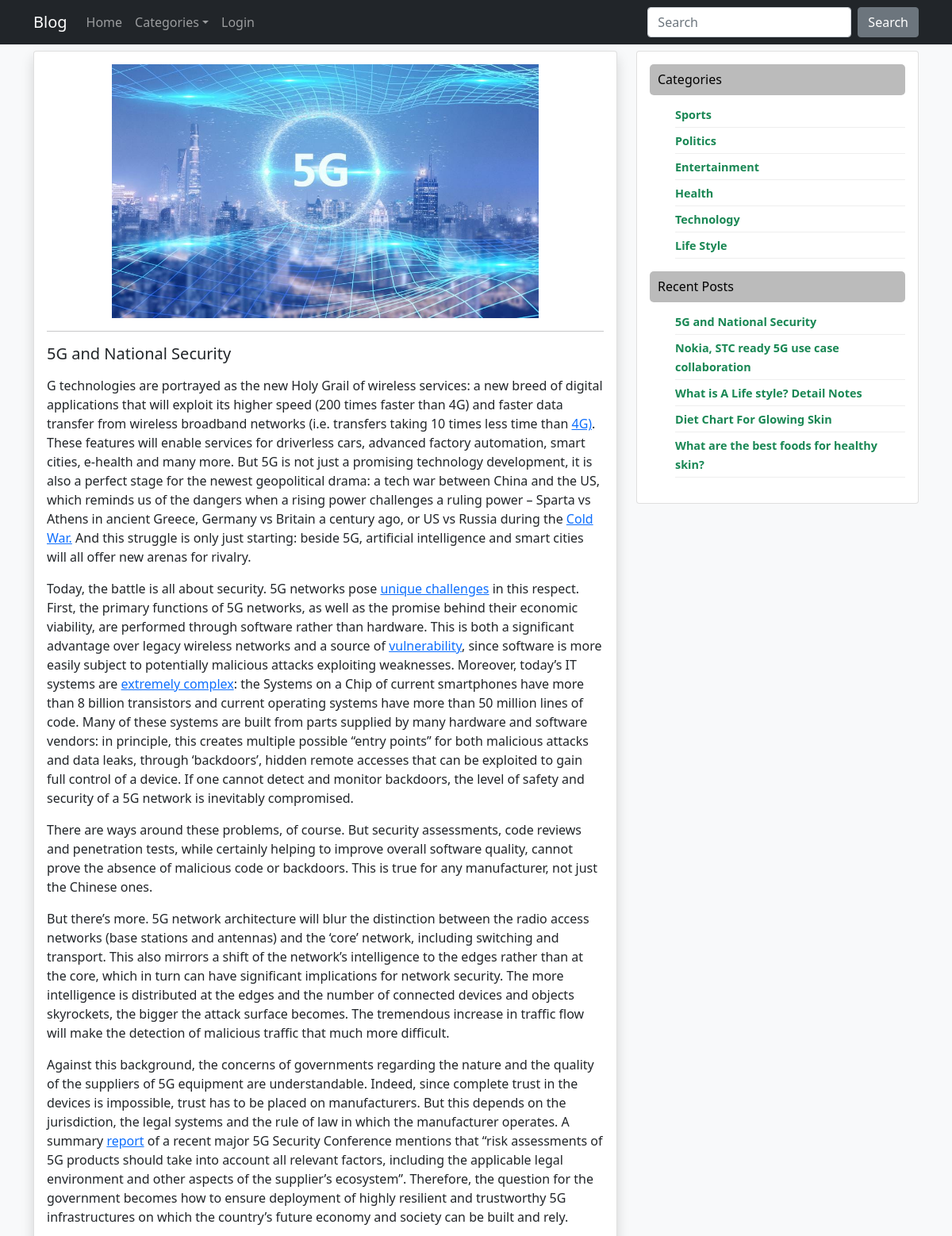
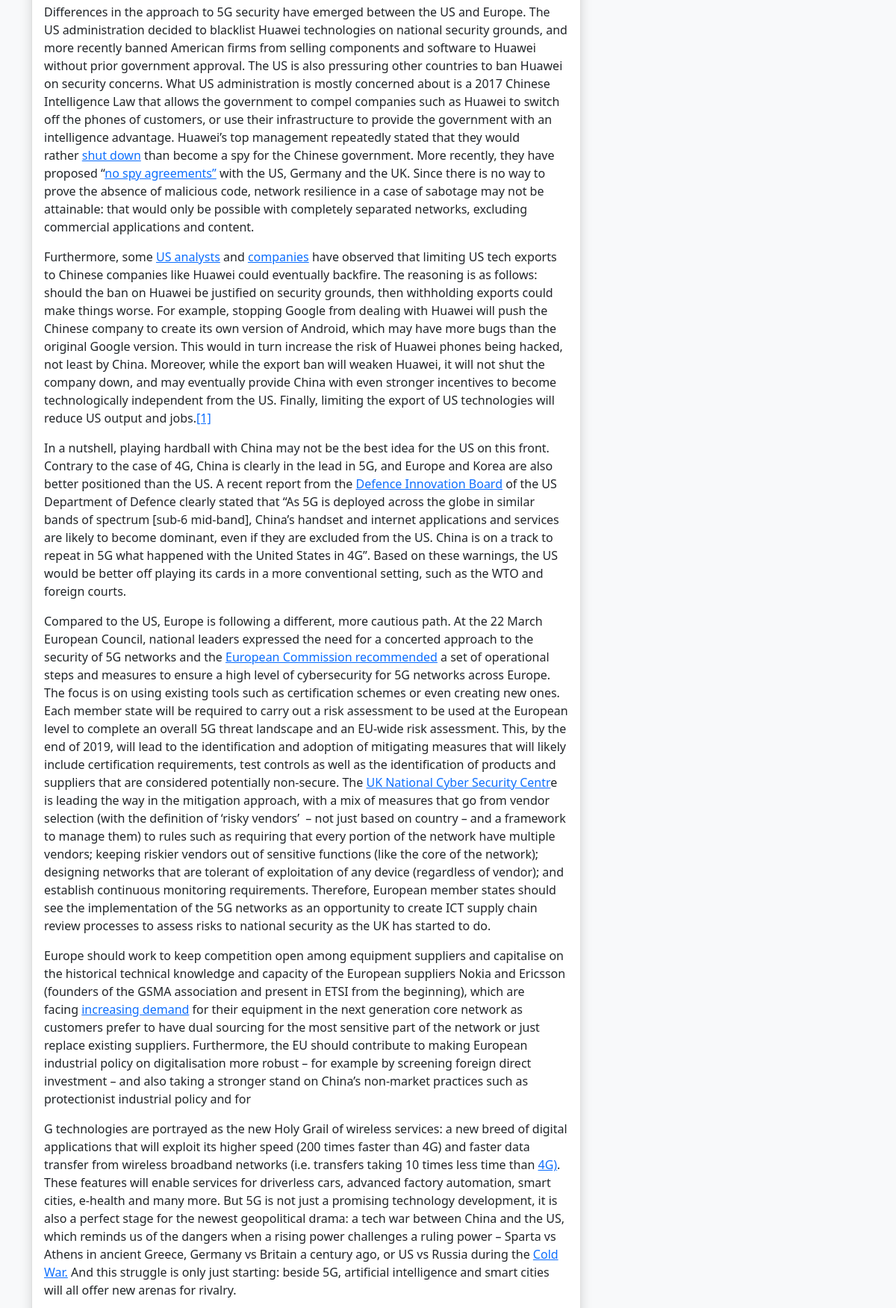
Screenshot of /single_post.php?id=11 (upper part) with the database file from the repository (2 pictures, top to bottom).
### tables this page shows
CREATE TABLE `blog` (
  `blog_id` int(11) NOT NULL,
  `blog_title` varchar(255) NOT NULL,
  `blog_body` longtext NOT NULL,
  `blog_image` varchar(255) NOT NULL,
  `category` int(11) NOT NULL,
  `author_id` int(11) NOT NULL,
  `publish_date` timestamp NOT NULL DEFAULT current_timestamp()
);

CREATE TABLE `categories` (
  `cat_id` int(11) NOT NULL,
  `cat_name` varchar(255) NOT NULL
);

### single_post.php (the view, shortened to what this page needs)
<?php include "header.php";
      include "Config.php";
$id=$_GET['id'];
$sql="SELECT * FROM blog WHERE blog_id='$id'";
$run=mysqli_query($config,$sql);
$post=mysqli_fetch_assoc($run);
?>
<div class="container mt-2">
	<div class="row">
		<div class="col-lg-8">
			<div class="card shadow">
				<div class="card-body">
					<div id="single_img">
						<?php $img=$post['blog_image'] ?>
						<a href="admin/upload/<?= $img ?>">
							<img src="admin/upload/<?= $img ?>" alt="">
						</a>
					</div>
					<hr>
					<div>
						<h5><?= ucfirst($post['blog_title']) ?></h5>
						<p><?= $post['blog_body'] ?></p>
					</div>
				</div>
			</div>
		</div>
		<?php include "sidebar.php" ?>
	</div>
</div>
<?php include "footer.php" ?>

### sidebar.php
<?php include "Config.php";
$select="SELECT * FROM categories";
$query=mysqli_query($config,$select);
$select2="SELECT * FROM blog ORDER BY publish_date DESC limit 5";
$query2=mysqli_query($config,$select2);
?>
<div class="col-lg-4">
   <div class="card">
      <div class="card-body d-flex right-section">
         <div id="categories">
            <h6>Categories</h6>
            <ul>
            <?php while($cats=mysqli_fetch_assoc($query)) {?>
               <li>
                  <a href="category.php?id=<?= $cats['cat_id'] ?>" class="text-success fw-bold">
                     <?= $cats['cat_name'] ?>
                  </a>
               </li>
            <?php } ?>
            </ul>
         </div>
          <div id="posts">
            <h6>Recent Posts</h6>
            <ul>
            <?php while($posts=mysqli_fetch_assoc($query2)) {?>
               <li>
                  <a href="single_post.php?id=<?= $posts['blog_id'] ?>" class="text-success fw-bold"><?= $posts['blog_title'] ?></a>
               </li>
            <?php } ?>
            </ul>
         </div>
      </div>
   </div>
</div>

### style.css (style rules this page uses)
body { font-family: 'Poppins', sans-serif; font-family: 'Source Sans Pro', sans-serif; }
.right-section { flex-direction: column; }
.right-section h6 { background-color: #bbb; color: #000; padding: 10px; border-radius: 5px; }
.right-section ul li a { text-decoration: none; color: #555; font-size: 0.9rem; }
.right-section ul li { list-style: none; border-bottom: 1px solid #eee; padding: 4px 0 4px 0; }
#single_img { width: 100%; height: 20rem; }
#single_img img { width: 100%; height: 100%; object-fit: contain; }

### rows the page displays
blog: blog_image (picture), blog_title "5G and National Security", blog_body "G technologies are portrayed as the new Holy Grail of wireless services: a new breed of digital applications that will exploit its higher speed (200 times faster than 4G) and faster data transfer from wireless broadband networks (i.e. transfers taking 10 times less time than 4G) . These features will enable services for driverless cars, advanced factory automation, smart cities, e-health and many more. But 5G is not just a promising technology development, it is also a perfect stage for the newest geopolitical drama: a tech war between China and the US, which reminds us of the dangers when a rising power challenges a ruling power – Sparta vs Athens in ancient Greece, Germany vs Britain a…"
categories: cat_name "Sports"
categories: cat_name "Politics"
categories: cat_name "Entertainment"
categories: cat_name "Health"
categories: cat_name "Technology"
categories: cat_name "Life Style"
blog: blog_title "Nokia, STC ready 5G use case collaboration"
blog: blog_title "What is A Life style? Detail Notes"
blog: blog_title "Diet Chart For Glowing Skin"
blog: blog_title "What are the best foods for healthy skin?"
